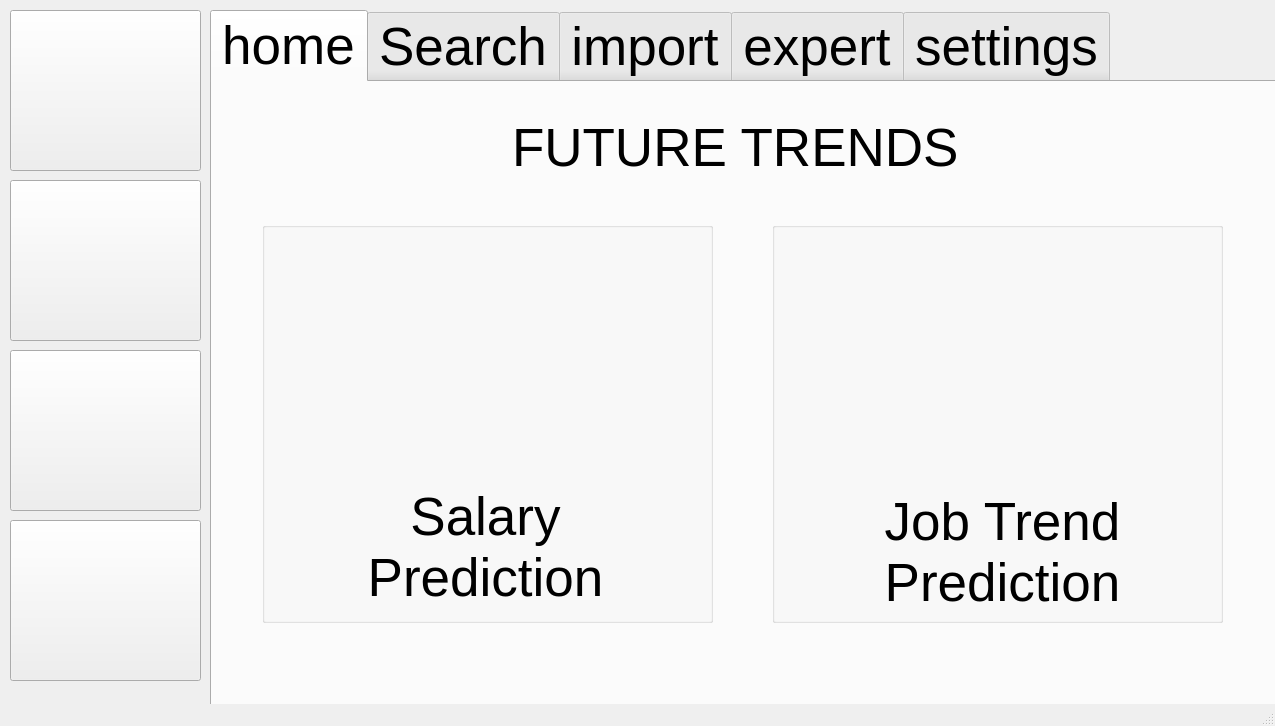
<?xml version="1.0" encoding="UTF-8"?>
<ui version="4.0">
 <class>MainWindow</class>
 <widget class="QMainWindow" name="MainWindow">
  <property name="geometry">
   <rect>
    <x>0</x>
    <y>0</y>
    <width>1275</width>
    <height>726</height>
   </rect>
  </property>
  <property name="windowTitle">
   <string>MainWindow</string>
  </property>
  <widget class="QWidget" name="centralwidget">
   <widget class="QTabWidget" name="tabWidget">
    <property name="geometry">
     <rect>
      <x>210</x>
      <y>10</y>
      <width>1071</width>
      <height>701</height>
     </rect>
    </property>
    <property name="font">
     <font>
      <pointsize>40</pointsize>
     </font>
    </property>
    <property name="cursor">
     <cursorShape>ArrowCursor</cursorShape>
    </property>
    <property name="layoutDirection">
     <enum>Qt::LeftToRight</enum>
    </property>
    <property name="currentIndex">
     <number>0</number>
    </property>
    <widget class="QWidget" name="tab_5">
     <attribute name="title">
      <string>home</string>
     </attribute>
     <widget class="QGroupBox" name="groupBox">
      <property name="geometry">
       <rect>
        <x>50</x>
        <y>140</y>
        <width>451</width>
        <height>401</height>
       </rect>
      </property>
      <property name="title">
       <string/>
      </property>
      <widget class="QLabel" name="label_21">
       <property name="geometry">
        <rect>
         <x>120</x>
         <y>44</y>
         <width>200</width>
         <height>200</height>
        </rect>
       </property>
       <property name="text">
        <string/>
       </property>
       <property name="pixmap">
        <pixmap resource="resources.qrc">:/icons/payment.png</pixmap>
       </property>
       <property name="scaledContents">
        <bool>true</bool>
       </property>
      </widget>
      <widget class="QLabel" name="label_23">
       <property name="geometry">
        <rect>
         <x>43</x>
         <y>270</y>
         <width>361</width>
         <height>111</height>
        </rect>
       </property>
       <property name="text">
        <string>Salary Prediction</string>
       </property>
       <property name="alignment">
        <set>Qt::AlignCenter</set>
       </property>
       <property name="wordWrap">
        <bool>true</bool>
       </property>
      </widget>
     </widget>
     <widget class="QGroupBox" name="groupBox_2">
      <property name="geometry">
       <rect>
        <x>560</x>
        <y>140</y>
        <width>451</width>
        <height>401</height>
       </rect>
      </property>
      <property name="title">
       <string/>
      </property>
      <widget class="QLabel" name="label_22">
       <property name="geometry">
        <rect>
         <x>120</x>
         <y>50</y>
         <width>200</width>
         <height>200</height>
        </rect>
       </property>
       <property name="text">
        <string/>
       </property>
       <property name="pixmap">
        <pixmap resource="resources.qrc">:/icons/arrow.png</pixmap>
       </property>
       <property name="scaledContents">
        <bool>true</bool>
       </property>
      </widget>
      <widget class="QLabel" name="label_24">
       <property name="geometry">
        <rect>
         <x>50</x>
         <y>280</y>
         <width>361</width>
         <height>101</height>
        </rect>
       </property>
       <property name="text">
        <string>Job Trend Prediction</string>
       </property>
       <property name="alignment">
        <set>Qt::AlignCenter</set>
       </property>
       <property name="wordWrap">
        <bool>true</bool>
       </property>
      </widget>
     </widget>
     <widget class="QLabel" name="label_25">
      <property name="geometry">
       <rect>
        <x>300</x>
        <y>20</y>
        <width>481</width>
        <height>91</height>
       </rect>
      </property>
      <property name="text">
       <string>FUTURE TRENDS</string>
      </property>
     </widget>
     <widget class="QLabel" name="label_26">
      <property name="geometry">
       <rect>
        <x>880</x>
        <y>610</y>
        <width>381</width>
        <height>51</height>
       </rect>
      </property>
      <property name="font">
       <font>
        <pointsize>22</pointsize>
       </font>
      </property>
      <property name="text">
       <string>By TOLNUT</string>
      </property>
     </widget>
    </widget>
    <widget class="QWidget" name="tab">
     <attribute name="title">
      <string>Search</string>
     </attribute>
     <widget class="QLabel" name="label_2">
      <property name="geometry">
       <rect>
        <x>50</x>
        <y>260</y>
        <width>271</width>
        <height>71</height>
       </rect>
      </property>
      <property name="font">
       <font>
        <pointsize>40</pointsize>
       </font>
      </property>
      <property name="text">
       <string>Location :</string>
      </property>
     </widget>
     <widget class="QPushButton" name="pushButton_5">
      <property name="geometry">
       <rect>
        <x>650</x>
        <y>480</y>
        <width>341</width>
        <height>111</height>
       </rect>
      </property>
      <property name="cursor">
       <cursorShape>OpenHandCursor</cursorShape>
      </property>
      <property name="text">
       <string>Predict</string>
      </property>
     </widget>
     <widget class="QLabel" name="label">
      <property name="geometry">
       <rect>
        <x>50</x>
        <y>140</y>
        <width>251</width>
        <height>71</height>
       </rect>
      </property>
      <property name="font">
       <font>
        <family>Ubuntu</family>
        <pointsize>40</pointsize>
       </font>
      </property>
      <property name="text">
       <string>Job Title :</string>
      </property>
     </widget>
     <widget class="QLineEdit" name="lineEdit">
      <property name="geometry">
       <rect>
        <x>330</x>
        <y>140</y>
        <width>641</width>
        <height>81</height>
       </rect>
      </property>
      <property name="statusTip">
       <string extracomment="Job Title"/>
      </property>
      <property name="placeholderText">
       <string>Enter the Job Title</string>
      </property>
     </widget>
     <widget class="QLineEdit" name="lineEdit_2">
      <property name="geometry">
       <rect>
        <x>330</x>
        <y>260</y>
        <width>641</width>
        <height>81</height>
       </rect>
      </property>
      <property name="statusTip">
       <string extracomment="Location"/>
      </property>
      <property name="placeholderText">
       <string>Enter the Location</string>
      </property>
     </widget>
     <widget class="QLabel" name="label_18">
      <property name="geometry">
       <rect>
        <x>40</x>
        <y>406</y>
        <width>591</width>
        <height>101</height>
       </rect>
      </property>
      <property name="text">
       <string/>
      </property>
     </widget>
     <widget class="QComboBox" name="comboBox_4">
      <property name="geometry">
       <rect>
        <x>330</x>
        <y>380</y>
        <width>311</width>
        <height>61</height>
       </rect>
      </property>
      <property name="font">
       <font>
        <pointsize>29</pointsize>
       </font>
      </property>
      <property name="cursor">
       <cursorShape>PointingHandCursor</cursorShape>
      </property>
      <property name="insertPolicy">
       <enum>QComboBox::NoInsert</enum>
      </property>
      <item>
       <property name="text">
        <string>-</string>
       </property>
      </item>
      <item>
       <property name="text">
        <string>0-2 yrs</string>
       </property>
      </item>
      <item>
       <property name="text">
        <string>3-5 yrs</string>
       </property>
      </item>
      <item>
       <property name="text">
        <string>5+ yrs</string>
       </property>
      </item>
     </widget>
     <widget class="QLabel" name="label_19">
      <property name="geometry">
       <rect>
        <x>40</x>
        <y>370</y>
        <width>271</width>
        <height>71</height>
       </rect>
      </property>
      <property name="font">
       <font>
        <pointsize>32</pointsize>
       </font>
      </property>
      <property name="text">
       <string>Experience :</string>
      </property>
     </widget>
     <widget class="QLabel" name="label_27">
      <property name="geometry">
       <rect>
        <x>640</x>
        <y>410</y>
        <width>361</width>
        <height>51</height>
       </rect>
      </property>
      <property name="font">
       <font>
        <pointsize>24</pointsize>
       </font>
      </property>
      <property name="text">
       <string/>
      </property>
      <property name="alignment">
       <set>Qt::AlignCenter</set>
      </property>
     </widget>
     <widget class="Line" name="line_9">
      <property name="geometry">
       <rect>
        <x>310</x>
        <y>80</y>
        <width>401</width>
        <height>20</height>
       </rect>
      </property>
      <property name="orientation">
       <enum>Qt::Horizontal</enum>
      </property>
     </widget>
     <widget class="Line" name="line_10">
      <property name="geometry">
       <rect>
        <x>710</x>
        <y>29</y>
        <width>3</width>
        <height>59</height>
       </rect>
      </property>
      <property name="orientation">
       <enum>Qt::Vertical</enum>
      </property>
     </widget>
     <widget class="Line" name="line_11">
      <property name="geometry">
       <rect>
        <x>310</x>
        <y>20</y>
        <width>401</width>
        <height>20</height>
       </rect>
      </property>
      <property name="orientation">
       <enum>Qt::Horizontal</enum>
      </property>
     </widget>
     <widget class="QLabel" name="label_29">
      <property name="geometry">
       <rect>
        <x>320</x>
        <y>35</y>
        <width>381</width>
        <height>51</height>
       </rect>
      </property>
      <property name="font">
       <font>
        <pointsize>28</pointsize>
       </font>
      </property>
      <property name="text">
       <string>Job Salary Prediction</string>
      </property>
     </widget>
     <widget class="Line" name="line_12">
      <property name="geometry">
       <rect>
        <x>310</x>
        <y>29</y>
        <width>3</width>
        <height>59</height>
       </rect>
      </property>
      <property name="orientation">
       <enum>Qt::Vertical</enum>
      </property>
     </widget>
    </widget>
    <widget class="QWidget" name="tab_2">
     <attribute name="title">
      <string>import</string>
     </attribute>
     <widget class="QLineEdit" name="lineEdit_3">
      <property name="geometry">
       <rect>
        <x>170</x>
        <y>190</y>
        <width>591</width>
        <height>61</height>
       </rect>
      </property>
      <property name="font">
       <font>
        <pointsize>33</pointsize>
       </font>
      </property>
      <property name="statusTip">
       <string extracomment="Job Title"/>
      </property>
      <property name="placeholderText">
       <string>Enter the File location</string>
      </property>
     </widget>
     <widget class="QPushButton" name="pushButton_6">
      <property name="geometry">
       <rect>
        <x>770</x>
        <y>180</y>
        <width>89</width>
        <height>81</height>
       </rect>
      </property>
      <property name="cursor">
       <cursorShape>PointingHandCursor</cursorShape>
      </property>
      <property name="text">
       <string/>
      </property>
      <property name="icon">
       <iconset resource="resources.qrc">
        <normaloff>:/icons/search_file.png</normaloff>:/icons/search_file.png</iconset>
      </property>
      <property name="iconSize">
       <size>
        <width>100</width>
        <height>100</height>
       </size>
      </property>
     </widget>
     <widget class="QLabel" name="label_3">
      <property name="geometry">
       <rect>
        <x>20</x>
        <y>190</y>
        <width>141</width>
        <height>51</height>
       </rect>
      </property>
      <property name="font">
       <font>
        <family>Ubuntu</family>
        <pointsize>40</pointsize>
       </font>
      </property>
      <property name="text">
       <string>Data :</string>
      </property>
     </widget>
     <widget class="QPushButton" name="pushButton_7">
      <property name="geometry">
       <rect>
        <x>730</x>
        <y>550</y>
        <width>311</width>
        <height>81</height>
       </rect>
      </property>
      <property name="cursor">
       <cursorShape>OpenHandCursor</cursorShape>
      </property>
      <property name="text">
       <string>Report</string>
      </property>
     </widget>
     <widget class="QLabel" name="label_4">
      <property name="geometry">
       <rect>
        <x>230</x>
        <y>10</y>
        <width>571</width>
        <height>71</height>
       </rect>
      </property>
      <property name="font">
       <font>
        <pointsize>28</pointsize>
       </font>
      </property>
      <property name="text">
       <string>Prediction using ARIMA model</string>
      </property>
     </widget>
     <widget class="Line" name="line">
      <property name="geometry">
       <rect>
        <x>220</x>
        <y>70</y>
        <width>581</width>
        <height>16</height>
       </rect>
      </property>
      <property name="orientation">
       <enum>Qt::Horizontal</enum>
      </property>
     </widget>
     <widget class="Line" name="line_2">
      <property name="geometry">
       <rect>
        <x>220</x>
        <y>10</y>
        <width>581</width>
        <height>16</height>
       </rect>
      </property>
      <property name="orientation">
       <enum>Qt::Horizontal</enum>
      </property>
     </widget>
     <widget class="Line" name="line_3">
      <property name="geometry">
       <rect>
        <x>220</x>
        <y>17</y>
        <width>3</width>
        <height>61</height>
       </rect>
      </property>
      <property name="orientation">
       <enum>Qt::Vertical</enum>
      </property>
     </widget>
     <widget class="Line" name="line_4">
      <property name="geometry">
       <rect>
        <x>800</x>
        <y>17</y>
        <width>3</width>
        <height>61</height>
       </rect>
      </property>
      <property name="orientation">
       <enum>Qt::Vertical</enum>
      </property>
     </widget>
     <widget class="QLabel" name="label_5">
      <property name="geometry">
       <rect>
        <x>30</x>
        <y>380</y>
        <width>391</width>
        <height>51</height>
       </rect>
      </property>
      <property name="font">
       <font>
        <family>Ubuntu</family>
        <pointsize>28</pointsize>
       </font>
      </property>
      <property name="text">
       <string>View autocorrelation :</string>
      </property>
     </widget>
     <widget class="QLabel" name="label_6">
      <property name="geometry">
       <rect>
        <x>30</x>
        <y>460</y>
        <width>501</width>
        <height>51</height>
       </rect>
      </property>
      <property name="font">
       <font>
        <family>Ubuntu</family>
        <pointsize>28</pointsize>
       </font>
      </property>
      <property name="text">
       <string>View partial autocorrelation :</string>
      </property>
     </widget>
     <widget class="QLabel" name="label_7">
      <property name="geometry">
       <rect>
        <x>30</x>
        <y>540</y>
        <width>491</width>
        <height>51</height>
       </rect>
      </property>
      <property name="font">
       <font>
        <family>Ubuntu</family>
        <pointsize>28</pointsize>
       </font>
      </property>
      <property name="text">
       <string>View the future trendline :</string>
      </property>
     </widget>
     <widget class="QPushButton" name="pushButton_9">
      <property name="geometry">
       <rect>
        <x>540</x>
        <y>380</y>
        <width>61</width>
        <height>51</height>
       </rect>
      </property>
      <property name="cursor">
       <cursorShape>PointingHandCursor</cursorShape>
      </property>
      <property name="text">
       <string/>
      </property>
      <property name="icon">
       <iconset resource="resources.qrc">
        <normaloff>:/icons/graph.png</normaloff>:/icons/graph.png</iconset>
      </property>
      <property name="iconSize">
       <size>
        <width>35</width>
        <height>35</height>
       </size>
      </property>
     </widget>
     <widget class="QPushButton" name="pushButton_10">
      <property name="geometry">
       <rect>
        <x>540</x>
        <y>460</y>
        <width>61</width>
        <height>51</height>
       </rect>
      </property>
      <property name="cursor">
       <cursorShape>PointingHandCursor</cursorShape>
      </property>
      <property name="text">
       <string/>
      </property>
      <property name="icon">
       <iconset resource="resources.qrc">
        <normaloff>:/icons/graph.png</normaloff>:/icons/graph.png</iconset>
      </property>
      <property name="iconSize">
       <size>
        <width>35</width>
        <height>35</height>
       </size>
      </property>
     </widget>
     <widget class="QPushButton" name="pushButton_11">
      <property name="geometry">
       <rect>
        <x>540</x>
        <y>540</y>
        <width>61</width>
        <height>51</height>
       </rect>
      </property>
      <property name="cursor">
       <cursorShape>PointingHandCursor</cursorShape>
      </property>
      <property name="text">
       <string/>
      </property>
      <property name="icon">
       <iconset resource="resources.qrc">
        <normaloff>:/icons/graph.png</normaloff>:/icons/graph.png</iconset>
      </property>
      <property name="iconSize">
       <size>
        <width>35</width>
        <height>35</height>
       </size>
      </property>
     </widget>
     <widget class="Line" name="line_5">
      <property name="geometry">
       <rect>
        <x>663</x>
        <y>280</y>
        <width>20</width>
        <height>211</height>
       </rect>
      </property>
      <property name="orientation">
       <enum>Qt::Vertical</enum>
      </property>
     </widget>
     <widget class="Line" name="line_6">
      <property name="geometry">
       <rect>
        <x>980</x>
        <y>280</y>
        <width>20</width>
        <height>211</height>
       </rect>
      </property>
      <property name="orientation">
       <enum>Qt::Vertical</enum>
      </property>
     </widget>
     <widget class="Line" name="line_7">
      <property name="geometry">
       <rect>
        <x>671</x>
        <y>270</y>
        <width>319</width>
        <height>20</height>
       </rect>
      </property>
      <property name="orientation">
       <enum>Qt::Horizontal</enum>
      </property>
     </widget>
     <widget class="Line" name="line_8">
      <property name="geometry">
       <rect>
        <x>670</x>
        <y>480</y>
        <width>319</width>
        <height>20</height>
       </rect>
      </property>
      <property name="orientation">
       <enum>Qt::Horizontal</enum>
      </property>
     </widget>
     <widget class="QLabel" name="label_8">
      <property name="geometry">
       <rect>
        <x>790</x>
        <y>330</y>
        <width>31</width>
        <height>41</height>
       </rect>
      </property>
      <property name="font">
       <font>
        <pointsize>20</pointsize>
       </font>
      </property>
      <property name="text">
       <string>P :</string>
      </property>
     </widget>
     <widget class="QLabel" name="label_9">
      <property name="geometry">
       <rect>
        <x>790</x>
        <y>380</y>
        <width>31</width>
        <height>41</height>
       </rect>
      </property>
      <property name="font">
       <font>
        <pointsize>20</pointsize>
       </font>
      </property>
      <property name="text">
       <string>D:</string>
      </property>
     </widget>
     <widget class="QLabel" name="label_10">
      <property name="geometry">
       <rect>
        <x>790</x>
        <y>430</y>
        <width>31</width>
        <height>41</height>
       </rect>
      </property>
      <property name="font">
       <font>
        <pointsize>20</pointsize>
       </font>
      </property>
      <property name="text">
       <string>Q:</string>
      </property>
     </widget>
     <widget class="QLineEdit" name="lineEdit_4">
      <property name="geometry">
       <rect>
        <x>830</x>
        <y>335</y>
        <width>71</width>
        <height>31</height>
       </rect>
      </property>
      <property name="font">
       <font>
        <pointsize>13</pointsize>
       </font>
      </property>
     </widget>
     <widget class="QLineEdit" name="lineEdit_5">
      <property name="geometry">
       <rect>
        <x>830</x>
        <y>385</y>
        <width>71</width>
        <height>31</height>
       </rect>
      </property>
      <property name="font">
       <font>
        <pointsize>13</pointsize>
       </font>
      </property>
     </widget>
     <widget class="QLineEdit" name="lineEdit_6">
      <property name="geometry">
       <rect>
        <x>830</x>
        <y>435</y>
        <width>71</width>
        <height>31</height>
       </rect>
      </property>
      <property name="font">
       <font>
        <pointsize>13</pointsize>
       </font>
      </property>
     </widget>
     <widget class="QLabel" name="label_11">
      <property name="geometry">
       <rect>
        <x>30</x>
        <y>300</y>
        <width>391</width>
        <height>51</height>
       </rect>
      </property>
      <property name="font">
       <font>
        <family>Ubuntu</family>
        <pointsize>28</pointsize>
       </font>
      </property>
      <property name="text">
       <string>Plot the dataset :</string>
      </property>
     </widget>
     <widget class="QPushButton" name="pushButton_12">
      <property name="geometry">
       <rect>
        <x>540</x>
        <y>300</y>
        <width>61</width>
        <height>51</height>
       </rect>
      </property>
      <property name="cursor">
       <cursorShape>PointingHandCursor</cursorShape>
      </property>
      <property name="text">
       <string/>
      </property>
      <property name="icon">
       <iconset resource="resources.qrc">
        <normaloff>:/icons/graph.png</normaloff>:/icons/graph.png</iconset>
      </property>
      <property name="iconSize">
       <size>
        <width>35</width>
        <height>35</height>
       </size>
      </property>
     </widget>
     <widget class="QLabel" name="label_15">
      <property name="geometry">
       <rect>
        <x>20</x>
        <y>110</y>
        <width>171</width>
        <height>51</height>
       </rect>
      </property>
      <property name="font">
       <font>
        <family>Ubuntu</family>
        <pointsize>25</pointsize>
       </font>
      </property>
      <property name="text">
       <string>Job title :</string>
      </property>
     </widget>
     <widget class="QLabel" name="label_16">
      <property name="geometry">
       <rect>
        <x>540</x>
        <y>110</y>
        <width>211</width>
        <height>51</height>
       </rect>
      </property>
      <property name="font">
       <font>
        <family>Ubuntu</family>
        <pointsize>23</pointsize>
       </font>
      </property>
      <property name="text">
       <string>Job location :</string>
      </property>
     </widget>
     <widget class="QLineEdit" name="lineEdit_8">
      <property name="geometry">
       <rect>
        <x>170</x>
        <y>110</y>
        <width>351</width>
        <height>51</height>
       </rect>
      </property>
      <property name="font">
       <font>
        <pointsize>23</pointsize>
       </font>
      </property>
      <property name="statusTip">
       <string extracomment="Job Title"/>
      </property>
      <property name="placeholderText">
       <string>Enter the Job Title</string>
      </property>
     </widget>
     <widget class="QLineEdit" name="lineEdit_9">
      <property name="geometry">
       <rect>
        <x>740</x>
        <y>110</y>
        <width>291</width>
        <height>51</height>
       </rect>
      </property>
      <property name="font">
       <font>
        <pointsize>22</pointsize>
       </font>
      </property>
      <property name="statusTip">
       <string extracomment="Location"/>
      </property>
      <property name="placeholderText">
       <string>Enter the Location</string>
      </property>
     </widget>
     <widget class="QComboBox" name="comboBox_3">
      <property name="geometry">
       <rect>
        <x>880</x>
        <y>210</y>
        <width>151</width>
        <height>41</height>
       </rect>
      </property>
      <property name="font">
       <font>
        <pointsize>24</pointsize>
       </font>
      </property>
     </widget>
     <widget class="QLabel" name="label_17">
      <property name="geometry">
       <rect>
        <x>930</x>
        <y>180</y>
        <width>71</width>
        <height>17</height>
       </rect>
      </property>
      <property name="font">
       <font>
        <pointsize>15</pointsize>
       </font>
      </property>
      <property name="text">
       <string>Year :</string>
      </property>
     </widget>
     <widget class="QLabel" name="label_20">
      <property name="geometry">
       <rect>
        <x>700</x>
        <y>290</y>
        <width>281</width>
        <height>21</height>
       </rect>
      </property>
      <property name="font">
       <font>
        <pointsize>13</pointsize>
       </font>
      </property>
      <property name="text">
       <string>Check to enter a custom value</string>
      </property>
     </widget>
     <widget class="QCheckBox" name="checkBox">
      <property name="geometry">
       <rect>
        <x>759</x>
        <y>340</y>
        <width>16</width>
        <height>21</height>
       </rect>
      </property>
      <property name="text">
       <string/>
      </property>
     </widget>
     <widget class="QCheckBox" name="checkBox_2">
      <property name="geometry">
       <rect>
        <x>760</x>
        <y>390</y>
        <width>16</width>
        <height>21</height>
       </rect>
      </property>
      <property name="text">
       <string/>
      </property>
     </widget>
     <widget class="QCheckBox" name="checkBox_3">
      <property name="geometry">
       <rect>
        <x>760</x>
        <y>440</y>
        <width>16</width>
        <height>21</height>
       </rect>
      </property>
      <property name="text">
       <string/>
      </property>
     </widget>
    </widget>
    <widget class="QWidget" name="tab_3">
     <attribute name="title">
      <string>expert</string>
     </attribute>
     <widget class="QLabel" name="label_12">
      <property name="geometry">
       <rect>
        <x>60</x>
        <y>50</y>
        <width>241</width>
        <height>71</height>
       </rect>
      </property>
      <property name="font">
       <font>
        <pointsize>30</pointsize>
       </font>
      </property>
      <property name="text">
       <string>Job Title :</string>
      </property>
     </widget>
     <widget class="QComboBox" name="comboBox">
      <property name="geometry">
       <rect>
        <x>420</x>
        <y>320</y>
        <width>361</width>
        <height>41</height>
       </rect>
      </property>
     </widget>
     <widget class="QComboBox" name="comboBox_2">
      <property name="geometry">
       <rect>
        <x>280</x>
        <y>170</y>
        <width>621</width>
        <height>61</height>
       </rect>
      </property>
     </widget>
     <widget class="QLabel" name="label_13">
      <property name="geometry">
       <rect>
        <x>55</x>
        <y>160</y>
        <width>241</width>
        <height>71</height>
       </rect>
      </property>
      <property name="font">
       <font>
        <pointsize>30</pointsize>
       </font>
      </property>
      <property name="text">
       <string>Speaker :</string>
      </property>
     </widget>
     <widget class="QPushButton" name="pushButton_13">
      <property name="geometry">
       <rect>
        <x>910</x>
        <y>50</y>
        <width>71</width>
        <height>81</height>
       </rect>
      </property>
      <property name="font">
       <font>
        <pointsize>29</pointsize>
       </font>
      </property>
      <property name="text">
       <string>GO</string>
      </property>
     </widget>
     <widget class="QLabel" name="label_14">
      <property name="geometry">
       <rect>
        <x>190</x>
        <y>310</y>
        <width>221</width>
        <height>61</height>
       </rect>
      </property>
      <property name="font">
       <font>
        <pointsize>22</pointsize>
       </font>
      </property>
      <property name="text">
       <string>Video Quality :</string>
      </property>
     </widget>
     <widget class="QPushButton" name="pushButton_14">
      <property name="geometry">
       <rect>
        <x>710</x>
        <y>510</y>
        <width>281</width>
        <height>81</height>
       </rect>
      </property>
      <property name="text">
       <string>Play</string>
      </property>
     </widget>
     <widget class="QLineEdit" name="lineEdit_7">
      <property name="geometry">
       <rect>
        <x>280</x>
        <y>50</y>
        <width>621</width>
        <height>81</height>
       </rect>
      </property>
      <property name="statusTip">
       <string extracomment="Job Title"/>
      </property>
      <property name="placeholderText">
       <string>Enter the Job Title</string>
      </property>
     </widget>
     <widget class="QProgressBar" name="progressBar">
      <property name="geometry">
       <rect>
        <x>40</x>
        <y>420</y>
        <width>941</width>
        <height>31</height>
       </rect>
      </property>
      <property name="font">
       <font>
        <pointsize>18</pointsize>
       </font>
      </property>
      <property name="value">
       <number>0</number>
      </property>
     </widget>
     <widget class="QPushButton" name="pushButton_15">
      <property name="geometry">
       <rect>
        <x>910</x>
        <y>160</y>
        <width>71</width>
        <height>81</height>
       </rect>
      </property>
      <property name="font">
       <font>
        <pointsize>29</pointsize>
       </font>
      </property>
      <property name="text">
       <string>GO</string>
      </property>
     </widget>
     <widget class="QPushButton" name="pushButton_16">
      <property name="geometry">
       <rect>
        <x>800</x>
        <y>310</y>
        <width>71</width>
        <height>61</height>
       </rect>
      </property>
      <property name="font">
       <font>
        <pointsize>29</pointsize>
       </font>
      </property>
      <property name="text">
       <string>GO</string>
      </property>
     </widget>
    </widget>
    <widget class="QWidget" name="tab_4">
     <attribute name="title">
      <string>settings</string>
     </attribute>
     <widget class="QPushButton" name="pushButton_8">
      <property name="geometry">
       <rect>
        <x>40</x>
        <y>250</y>
        <width>291</width>
        <height>201</height>
       </rect>
      </property>
      <property name="text">
       <string>Blue</string>
      </property>
     </widget>
     <widget class="QPushButton" name="pushButton_17">
      <property name="geometry">
       <rect>
        <x>380</x>
        <y>250</y>
        <width>291</width>
        <height>201</height>
       </rect>
      </property>
      <property name="text">
       <string>Dark</string>
      </property>
     </widget>
     <widget class="QLabel" name="label_28">
      <property name="geometry">
       <rect>
        <x>190</x>
        <y>100</y>
        <width>641</width>
        <height>91</height>
       </rect>
      </property>
      <property name="text">
       <string>Choose Your Theme</string>
      </property>
      <property name="alignment">
       <set>Qt::AlignCenter</set>
      </property>
     </widget>
     <widget class="QPushButton" name="pushButton_18">
      <property name="geometry">
       <rect>
        <x>720</x>
        <y>250</y>
        <width>291</width>
        <height>201</height>
       </rect>
      </property>
      <property name="text">
       <string>Default</string>
      </property>
     </widget>
    </widget>
   </widget>
   <widget class="QPushButton" name="pushButton">
    <property name="geometry">
     <rect>
      <x>10</x>
      <y>10</y>
      <width>191</width>
      <height>161</height>
     </rect>
    </property>
    <property name="cursor">
     <cursorShape>PointingHandCursor</cursorShape>
    </property>
    <property name="text">
     <string/>
    </property>
    <property name="icon">
     <iconset resource="resources.qrc">
      <normaloff>:/icons/home.png</normaloff>:/icons/home.png</iconset>
    </property>
    <property name="iconSize">
     <size>
      <width>120</width>
      <height>120</height>
     </size>
    </property>
   </widget>
   <widget class="QPushButton" name="pushButton_2">
    <property name="geometry">
     <rect>
      <x>10</x>
      <y>180</y>
      <width>191</width>
      <height>161</height>
     </rect>
    </property>
    <property name="cursor">
     <cursorShape>PointingHandCursor</cursorShape>
    </property>
    <property name="text">
     <string/>
    </property>
    <property name="icon">
     <iconset resource="resources.qrc">
      <normaloff>:/icons/search.png</normaloff>:/icons/search.png</iconset>
    </property>
    <property name="iconSize">
     <size>
      <width>120</width>
      <height>120</height>
     </size>
    </property>
   </widget>
   <widget class="QPushButton" name="pushButton_3">
    <property name="geometry">
     <rect>
      <x>10</x>
      <y>350</y>
      <width>191</width>
      <height>161</height>
     </rect>
    </property>
    <property name="cursor">
     <cursorShape>PointingHandCursor</cursorShape>
    </property>
    <property name="text">
     <string/>
    </property>
    <property name="icon">
     <iconset resource="resources.qrc">
      <normaloff>:/icons/insert.png</normaloff>:/icons/insert.png</iconset>
    </property>
    <property name="iconSize">
     <size>
      <width>100</width>
      <height>100</height>
     </size>
    </property>
   </widget>
   <widget class="QPushButton" name="pushButton_4">
    <property name="geometry">
     <rect>
      <x>10</x>
      <y>520</y>
      <width>191</width>
      <height>161</height>
     </rect>
    </property>
    <property name="cursor">
     <cursorShape>PointingHandCursor</cursorShape>
    </property>
    <property name="text">
     <string/>
    </property>
    <property name="icon">
     <iconset resource="resources.qrc">
      <normaloff>:/icons/settings.png</normaloff>:/icons/settings.png</iconset>
    </property>
    <property name="iconSize">
     <size>
      <width>120</width>
      <height>120</height>
     </size>
    </property>
   </widget>
  </widget>
  <widget class="QStatusBar" name="statusbar"/>
 </widget>
 <resources>
  <include location="resources.qrc"/>
  <include location="resources.qrc"/>
 </resources>
 <connections/>
</ui>
